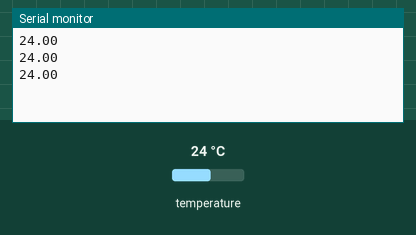
Bench run of a sketch on a simulated Arduino Uno, built with avr-gcc and run on an emulated ATmega328P. Shown: the last lines printed to the serial monitor. The test bench sets the inputs (shaded band); at power-on: temperature 24 °C.

Above: at 2.3 s.
2.4 s: temperature set to 12 °C
At 3.4 s:
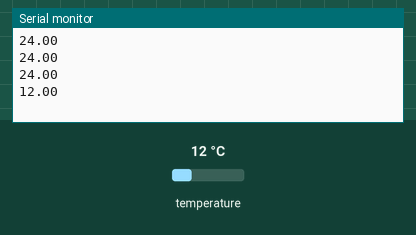
3.9 s: temperature set to 19 °C
At 3.9 s:
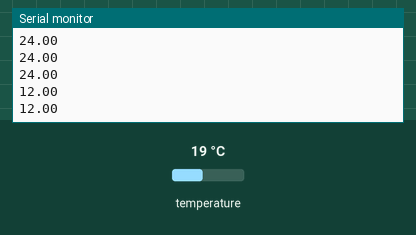
Timing chart, 0 to 6.9 s (numbered marks = the images above; inputs shaded):
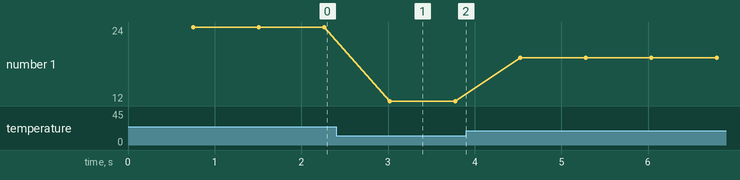

Measured:
- after the input at 2.4 s, the serial monitor: prints a new line after 0.62 s (image 1)
- plotted number 1: 24 → 12 after the input at 2.4 s, 12 → 19 after the input at 3.9 s

The sketch:

ds18b20.ino
```cpp
#include <OneWire.h>

OneWire ds(10);

void setup() {
  Serial.begin(9600);
}

void loop() {
  ds.reset();
  ds.skip();
  ds.write(0x44);

  delay(750);

  ds.reset();
  ds.skip();
  ds.write(0xBE);

  const byte lsb = ds.read();
  const byte msb = ds.read();

  const float temp = ((msb << 8) | lsb) / 16.0f;
  Serial.println(temp);
}
```
